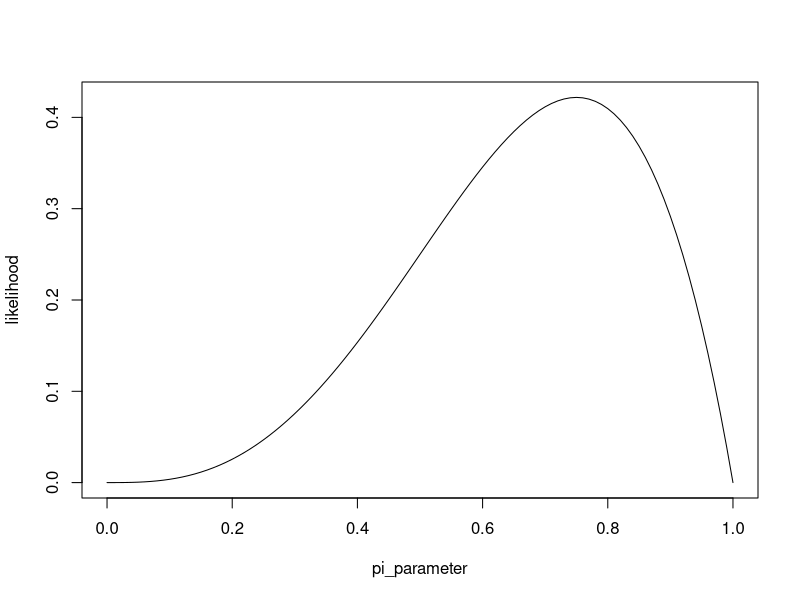

Generate this figure with R:
## ---- chunk 1
n = 100
p = 0.25
n*p #expected value
## ---- chunk 2
q = 1 - p
sqrt(n*p*q) #standard deviation
## ---- chunk 3
(50-25) / 4.330127 #z-score
## ---- chunk 4
pnorm(5.773503, lower.tail = FALSE) #probability of obtaining results at least as extreme as the observed results
## ---- chunk 5
#k=0
dbinom(0, size=4, prob=0.6) 
#k=1
dbinom(1, size=4, prob=0.6) 
#k=2
dbinom(2, size=4, prob=0.6) 
#k=3
dbinom(3, size=4, prob=0.6) 
#k=4
dbinom(4, size=4, prob=0.6) 
## ---- chunk 6
new_n = 4
new_p = 0.6
new_q = 1 - new_p

new_n*new_p #expected value
sqrt(new_n*new_p*new_q) #standard deviation
## ---- chunk 7
pi_parameter = seq(0,1,0.01)
likelihood = dbinom(3,4,pi_parameter) #same thing as (4!/3!)(pi^3)(1-pi)
plot(pi_parameter,likelihood, type = 'l')

max(likelihood) #0.421875 which is the maximum likelihood
pi_parameter[which.max(likelihood)] #0.75 which is the binomial parameter pi with highest maximum likelihood

## ---- chunk 8
486/1374 #population proportion of those who said yes
## ---- chunk 9
prop.test(486, 1374, p = .5,conf.level=0.99, correct = FALSE) #calculating the confidence interval
## ---- chunk 10
prop.test(486, 1374, p=0.50, alternative="less") #hypothesis test
## ---- chunk 11
binom.test(8, 10, p=0.50, alternative="greater") #hypothesis test
## ---- chunk 12
binom.test(8, 10, p =.5, conf.level=0.95, alternative="two.sided") #calculating the confidence interval
## ---- chunk 13
true_negative = 9/10
true_positive = 3/4
false_negative = 1/4
false_positive = 1/10

sensitivity = true_positive / (true_positive + false_negative)
sensitivity #3/4

specificity = true_negative / (true_negative + false_positive)
specificity #9/10

## ---- chunk 14
b <- (1/10)*(1-0.04)
c <-(1/4)*(0.04)
a <- (3/4)*(0.04)
d <- (9/10)*(1-0.04)

matrix2 <- matrix(c(a,b,c,d),byrow = TRUE, ncol = 2) 
dimnames(matrix2)<-list(Test_Result=c("Positive", "Negative"), Disease_State=c("Disease","No Disease"))
matrix2
## ---- chunk 15
b <- 0.12*0.99
c <- 0.14*0.01
a <- 0.86*0.01
d <- 0.88*0.99



matrix2 <- matrix(c(a,b,c,d),byrow = TRUE, ncol = 2) 
dimnames(matrix2)<-list(Test_Result=c("Positive Y=1", "Negative Y=2"), Disease_State=c("Disease X=1","No Disease X=2"))
matrix2

a>c
## ---- chunk 16
62.4/1000000 - 1.3/1000000
## ---- chunk 17
relativerisk = 62.4/1.3 #48
relativerisk #48
## ---- chunk 18
0.00140-0.00010 #0.0013 for lung cancer
## ---- chunk 19
0.00669-0.00413 #0.00256 for heart disease
## ---- chunk 20
odd1_lung = 0.00140/(1-0.00140)
odd2_lung = 0.00010/(1-0.00010)
or_lung = odd1_lung / odd2_lung
or_lung #14.01823 odds ratio for lung cancer
## ---- chunk 21
odd1_heart = 0.00669/(1-0.00669)
odd2_heart = 0.00413/(1-0.00413)
or_heart = odd1_heart / odd2_heart
or_heart #1.624029 odds ratio for heart disease
